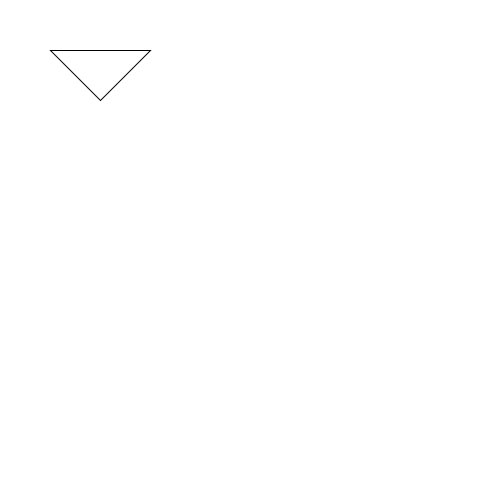
Frame 1 (no input)
Frame 60 (the mouse pressed at the canvas centre just before this capture): identical to frame 1, image omitted
Frame 120 (the mouse held since frame 60 and released just before this capture): identical to frame 1, image omitted

The Processing sketch that drew this single still picture (run headless with seeded random() and noise(); from frame 60 on, the mouse is pressed at the canvas centre):

// Processing sketch: H9_7
// ── H9_7.pde

void setup(){
  size(500,500);
  background(255,255,255);
  
  tekenDriehoek(50,50,100,100,150,50);
}

void draw(){

}

void tekenDriehoek(int x1, int y1, int x2, int y2, int x3, int y3) {
    triangle(x1,y1,x2,y2,x3,y3);
}
